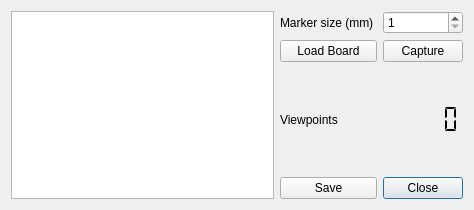
<?xml version="1.0" encoding="UTF-8"?>
<ui version="4.0">
 <class>CalibrateDialog</class>
 <widget class="QDialog" name="CalibrateDialog">
  <property name="geometry">
   <rect>
    <x>0</x>
    <y>0</y>
    <width>474</width>
    <height>210</height>
   </rect>
  </property>
  <property name="sizePolicy">
   <sizepolicy hsizetype="Preferred" vsizetype="Preferred">
    <horstretch>0</horstretch>
    <verstretch>0</verstretch>
   </sizepolicy>
  </property>
  <property name="windowTitle">
   <string>Calibrate Webcam</string>
  </property>
  <layout class="QGridLayout" name="gridLayout">
   <item row="0" column="0" rowspan="6">
    <widget class="QGraphicsView" name="graphicsView">
     <property name="verticalScrollBarPolicy">
      <enum>Qt::ScrollBarAlwaysOff</enum>
     </property>
     <property name="horizontalScrollBarPolicy">
      <enum>Qt::ScrollBarAlwaysOff</enum>
     </property>
     <property name="sizeAdjustPolicy">
      <enum>QAbstractScrollArea::AdjustToContents</enum>
     </property>
    </widget>
   </item>
   <item row="0" column="2">
    <widget class="QSpinBox" name="markerSize">
     <property name="minimum">
      <number>1</number>
     </property>
     <property name="maximum">
      <number>99</number>
     </property>
    </widget>
   </item>
   <item row="5" column="2">
    <widget class="QPushButton" name="capture">
     <property name="text">
      <string>Close</string>
     </property>
    </widget>
   </item>
   <item row="0" column="1">
    <widget class="QLabel" name="label">
     <property name="text">
      <string>Marker size (mm) </string>
     </property>
    </widget>
   </item>
   <item row="1" column="1">
    <widget class="QPushButton" name="loadBoard">
     <property name="text">
      <string>Load Board</string>
     </property>
    </widget>
   </item>
   <item row="1" column="2">
    <widget class="QPushButton" name="pushButton_3">
     <property name="text">
      <string>Capture</string>
     </property>
     <property name="checkable">
      <bool>true</bool>
     </property>
    </widget>
   </item>
   <item row="5" column="1">
    <widget class="QPushButton" name="pushButton_4">
     <property name="text">
      <string>Save</string>
     </property>
    </widget>
   </item>
   <item row="3" column="2">
    <widget class="QLCDNumber" name="viewpointCount">
     <property name="frameShape">
      <enum>QFrame::NoFrame</enum>
     </property>
     <property name="mode">
      <enum>QLCDNumber::Dec</enum>
     </property>
     <property name="segmentStyle">
      <enum>QLCDNumber::Flat</enum>
     </property>
    </widget>
   </item>
   <item row="3" column="1">
    <widget class="QLabel" name="label_2">
     <property name="text">
      <string>Viewpoints</string>
     </property>
    </widget>
   </item>
  </layout>
 </widget>
 <resources/>
 <connections>
  <connection>
   <sender>loadBoard</sender>
   <signal>pressed()</signal>
   <receiver>CalibrateDialog</receiver>
   <slot>OpenBoardDialog()</slot>
   <hints>
    <hint type="sourcelabel">
     <x>426</x>
     <y>59</y>
    </hint>
    <hint type="destinationlabel">
     <x>393</x>
     <y>193</y>
    </hint>
   </hints>
  </connection>
  <connection>
   <sender>pushButton_3</sender>
   <signal>clicked(bool)</signal>
   <receiver>CalibrateDialog</receiver>
   <slot>ToggleCapture(bool)</slot>
   <hints>
    <hint type="sourcelabel">
     <x>475</x>
     <y>65</y>
    </hint>
    <hint type="destinationlabel">
     <x>456</x>
     <y>190</y>
    </hint>
   </hints>
  </connection>
  <connection>
   <sender>pushButton_4</sender>
   <signal>pressed()</signal>
   <receiver>CalibrateDialog</receiver>
   <slot>OpenSaveDialog()</slot>
   <hints>
    <hint type="sourcelabel">
     <x>422</x>
     <y>348</y>
    </hint>
    <hint type="destinationlabel">
     <x>384</x>
     <y>313</y>
    </hint>
   </hints>
  </connection>
  <connection>
   <sender>capture</sender>
   <signal>pressed()</signal>
   <receiver>CalibrateDialog</receiver>
   <slot>accept()</slot>
   <hints>
    <hint type="sourcelabel">
     <x>518</x>
     <y>348</y>
    </hint>
    <hint type="destinationlabel">
     <x>486</x>
     <y>304</y>
    </hint>
   </hints>
  </connection>
 </connections>
 <slots>
  <slot>OpenBoardDialog()</slot>
  <slot>ToggleCapture(bool)</slot>
  <slot>OpenSaveDialog()</slot>
 </slots>
</ui>
